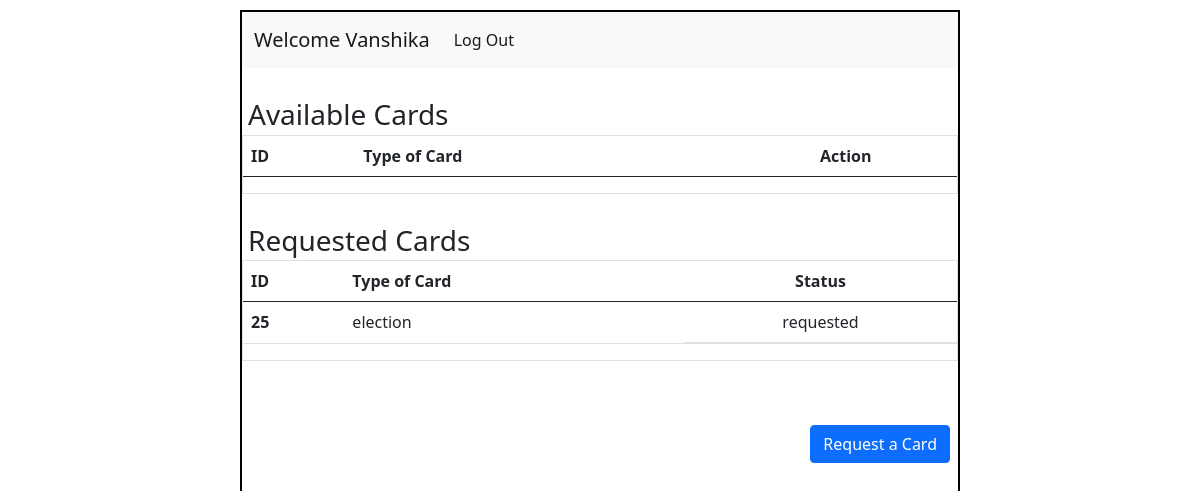
The page /home/5 on the database as committed earlier.
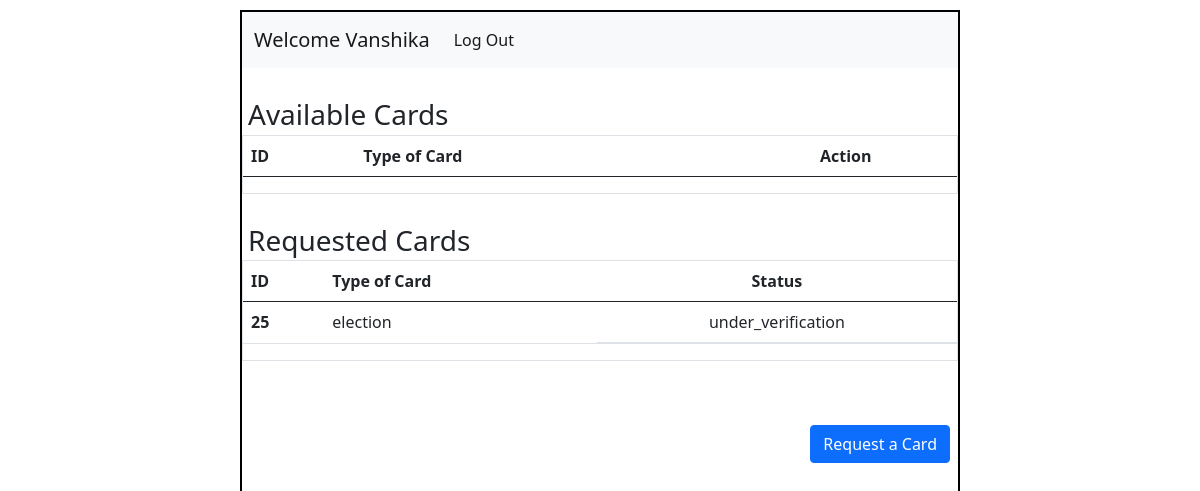
The same page on the database as committed later.
### application/models.py (models this page shows)
class Info(db.Model):
    id = db.Column(db.Integer(),primary_key= True)
    atr_name = db.Column(db.String(), nullable=False)
    atr_value = db.Column(db.String(),nullable = False)
    c_name = db.Column(db.String(),nullable = False)
    user_id = db.Column(db.Integer(),db.ForeignKey("user.id"),nullable= False)

### application/controllers.py (the view)
@app.route("/home/<int:user_id>")
def user_dash(user_id):
    this_user = User.query.filter_by(id=user_id).first()
    return render_template("user_dash.html",this_user=this_user)

### templates/user_dash.html (shortened to what this page needs)
<!DOCTYPE html>
<html lang="en">
<head>
    <link rel="stylesheet" href="/static/style.css">
    <link href="https://cdn.jsdelivr.net/npm/bootstrap@5.0.2/dist/css/bootstrap.min.css" rel="stylesheet">
</head>
<body>
    <div id="main">
        <div id="canvas">
            <nav class="navbar navbar-expand-lg navbar-light bg-light">
                <div class="container-fluid">
                  <a class="navbar-brand" href="#">Welcome {{this_user.username}}</a>
                  <div class="collapse navbar-collapse" id="navbarSupportedContent">
                    <ul class="navbar-nav me-auto mb-2 mb-lg-0">
                      <li class="nav-item">
                        <a class="nav-link active" aria-current="page" href="/login">Log Out</a>
                      </li>
                    </ul>
                  </div>
                </div>
            </nav>
            <div id="content">
                <h3 class="headings">Available Cards</h3>
                <div class="table border">
                    <table class="table">
                        <thead>
                          <tr>
                            <th scope="col">ID</th>
                            <th scope="col">Type of Card</th>
                            <th scope="col" class="text-center">Action</th>
                          </tr>
                        </thead>
                      </table>
                </div>
                <h3 class="headings">Requested Cards</h3>
                <div class="table border">
                    <table class="table ">
                        <thead>
                          <tr>
                            <th scope="col">ID</th>
                            <th scope="col">Type of Card</th>
                            <th scope="col" class="text-center">Status</th>
                          </tr>
                        </thead>
                        <tbody>
                          {% for info in this_user.details %}
                            {% if info.atr_name == "status" %}
                              <tr>
                                <th scope="row">{{info.id}}</th>
                                <td>{{info.c_name}}</td>
                                <td class="d-flex justify-content-center">{{info.atr_value}}</td>
                              </tr>
                            {% endif %}
                          {% endfor %}
                        </tbody>
                      </table>
                </div>
                <div class="text-end">
                    <a href="/request_card/{{this_user.id}}" type="button" class="btn btn-primary mx-2 my-5">Request a Card</a>
                </div>
            </div>
        </div>
    </div>
</body>
</html>

Rows that differ between the two databases and show on the page:
changed Info "election": atr_value "requested" → "under_verification"
